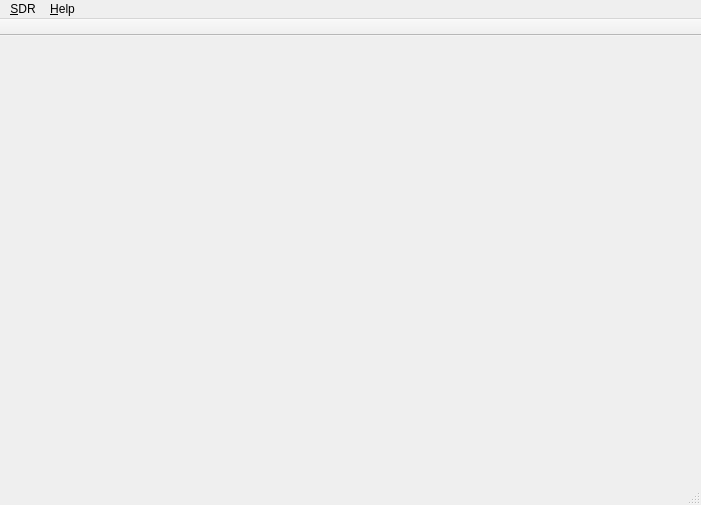
<?xml version="1.0" encoding="UTF-8"?>
<ui version="4.0">
 <class>MainWindow</class>
 <widget class="QMainWindow" name="MainWindow">
  <property name="geometry">
   <rect>
    <x>0</x>
    <y>0</y>
    <width>701</width>
    <height>505</height>
   </rect>
  </property>
  <property name="windowTitle">
   <string>Nanosdr Client</string>
  </property>
  <property name="unifiedTitleAndToolBarOnMac">
   <bool>true</bool>
  </property>
  <widget class="QWidget" name="centralWidget"/>
  <widget class="QMenuBar" name="menuBar">
   <property name="geometry">
    <rect>
     <x>0</x>
     <y>0</y>
     <width>701</width>
     <height>27</height>
    </rect>
   </property>
   <widget class="QMenu" name="menuSDR">
    <property name="title">
     <string>&amp;SDR</string>
    </property>
    <addaction name="actionConnect"/>
    <addaction name="separator"/>
    <addaction name="actionQuit"/>
   </widget>
   <widget class="QMenu" name="menu_Help">
    <property name="title">
     <string>&amp;Help</string>
    </property>
    <addaction name="separator"/>
    <addaction name="actionAbout"/>
    <addaction name="actionAboutQt"/>
   </widget>
   <addaction name="menuSDR"/>
   <addaction name="menu_Help"/>
  </widget>
  <widget class="QToolBar" name="toolBar">
   <property name="movable">
    <bool>false</bool>
   </property>
   <property name="floatable">
    <bool>false</bool>
   </property>
   <attribute name="toolBarArea">
    <enum>TopToolBarArea</enum>
   </attribute>
   <attribute name="toolBarBreak">
    <bool>false</bool>
   </attribute>
  </widget>
  <widget class="QStatusBar" name="statusBar"/>
  <action name="actionConnect">
   <property name="text">
    <string>Connect to server...</string>
   </property>
   <property name="shortcut">
    <string>Ctrl+C</string>
   </property>
  </action>
  <action name="actionQuit">
   <property name="text">
    <string>Quit</string>
   </property>
   <property name="shortcut">
    <string>Ctrl+Q</string>
   </property>
  </action>
  <action name="actionAbout">
   <property name="text">
    <string>About Nanosdr Client</string>
   </property>
  </action>
  <action name="actionAboutQt">
   <property name="text">
    <string>About Qt</string>
   </property>
  </action>
 </widget>
 <layoutdefault spacing="6" margin="11"/>
 <resources/>
 <connections>
  <connection>
   <sender>actionQuit</sender>
   <signal>triggered()</signal>
   <receiver>MainWindow</receiver>
   <slot>close()</slot>
   <hints>
    <hint type="sourcelabel">
     <x>-1</x>
     <y>-1</y>
    </hint>
    <hint type="destinationlabel">
     <x>284</x>
     <y>197</y>
    </hint>
   </hints>
  </connection>
 </connections>
</ui>
